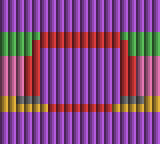

Rendered tile map (Tiled .tmx) drawn with the repository's tilesets; below, a short description and the full map source, tile grids included:
An orthogonal 20x18 tile map with 8x8 px tiles, 2 tile layers (map, palette), 2 tilesets.

<map version="1.10" tiledversion="1.10.2" orientation="orthogonal" renderorder="right-down" width="20" height="18" tilewidth="8" tileheight="8" infinite="0" nextlayerid="3" nextobjectid="1">
 <tileset firstgid="1" name="tiles" tilewidth="8" tileheight="8" tilecount="768" columns="16">
  <image source="tower_open.png" width="128" height="384" />
 </tileset>
 <tileset firstgid="769" name="palettes" tilewidth="8" tileheight="8" tilecount="8" columns="8">
  <image source="../palettes.png" width="64" height="8" />
 </tileset>
 <layer id="1" name="map" width="20" height="18">
  <data encoding="csv">
693,693,693,693,693,693,693,693,693,693,693,693,693,693,693,693,693,693,693,693,
693,693,693,693,693,693,693,693,693,693,693,693,693,693,693,693,693,693,693,693,
693,693,693,693,693,693,693,693,693,693,693,693,693,693,693,693,693,693,693,693,
693,693,693,693,693,693,693,693,693,693,693,693,693,693,693,693,693,693,693,693,
349,355,359,362,365,272,284,299,316,334,2147483982,2147483964,2147483947,2147483932,2147483920,366,367,373,380,643,
350,356,360,363,263,273,285,300,317,335,2147483983,2147483965,2147483948,2147483933,2147483921,2147483911,368,374,381,644,
351,357,361,364,264,201,209,217,693,693,693,693,225,233,241,2147483912,369,375,382,645,
663,668,673,257,265,202,210,218,693,693,693,693,226,234,242,2147483913,2147483905,678,683,688,
664,669,674,258,266,203,211,219,693,693,693,693,227,235,243,2147483914,2147483906,679,684,689,
665,670,675,259,267,204,212,220,693,693,693,693,228,236,244,2147483915,2147483907,680,685,690,
666,671,676,260,268,205,213,221,693,693,693,693,229,237,245,2147483916,2147483908,681,686,691,
667,672,677,261,269,206,214,222,693,693,693,693,230,238,246,2147483917,2147483909,682,687,692,
646,648,662,262,270,207,215,223,693,693,693,693,231,239,247,2147483918,2147483910,2147484310,658,660,
647,649,650,651,652,653,293,308,325,343,2147483991,2147483973,2147483956,2147483941,654,655,656,657,659,661,
693,693,693,693,693,693,693,693,693,693,693,693,693,693,693,693,693,693,693,693,
693,693,693,693,693,693,693,693,693,693,693,693,693,693,693,693,693,693,693,693,
693,693,693,693,693,693,693,693,693,693,693,693,693,693,693,693,693,693,693,693,
693,693,693,693,693,693,693,693,693,693,693,693,693,693,693,693,693,693,693,693
  </data>
 </layer>
 <layer id="2" name="palette" width="20" height="18">
  <data encoding="csv">
773,773,773,773,773,773,773,773,773,773,773,773,773,773,773,773,773,773,773,773,
773,773,773,773,773,773,773,773,773,773,773,773,773,773,773,773,773,773,773,773,
773,773,773,773,773,773,773,773,773,773,773,773,773,773,773,773,773,773,773,773,
773,773,773,773,773,773,773,773,773,773,773,773,773,773,773,773,773,773,773,773,
771,771,771,771,771,769,769,769,769,769,769,769,769,769,769,771,771,771,771,771,
771,771,771,771,769,769,769,769,769,769,769,769,769,769,769,769,771,771,771,771,
771,771,771,771,769,773,773,773,773,773,773,773,773,773,773,769,771,771,771,771,
774,774,774,769,769,773,773,773,773,773,773,773,773,773,773,769,769,774,774,774,
774,774,774,769,769,773,773,773,773,773,773,773,773,773,773,769,769,774,774,774,
774,774,774,769,769,773,773,773,773,773,773,773,773,773,773,769,769,774,774,774,
774,774,774,769,769,773,773,773,773,773,773,773,773,773,773,769,769,774,774,774,
774,774,774,769,769,773,773,773,773,773,773,773,773,773,773,769,769,774,774,774,
772,772,775,775,775,773,773,773,773,773,773,773,773,773,773,775,775,775,772,772,
772,772,772,772,772,772,769,769,769,769,769,769,769,769,772,772,772,772,772,772,
773,773,773,773,773,773,773,773,773,773,773,773,773,773,773,773,773,773,773,773,
773,773,773,773,773,773,773,773,773,773,773,773,773,773,773,773,773,773,773,773,
773,773,773,773,773,773,773,773,773,773,773,773,773,773,773,773,773,773,773,773,
773,773,773,773,773,773,773,773,773,773,773,773,773,773,773,773,773,773,773,773
  </data>
 </layer>
</map>
